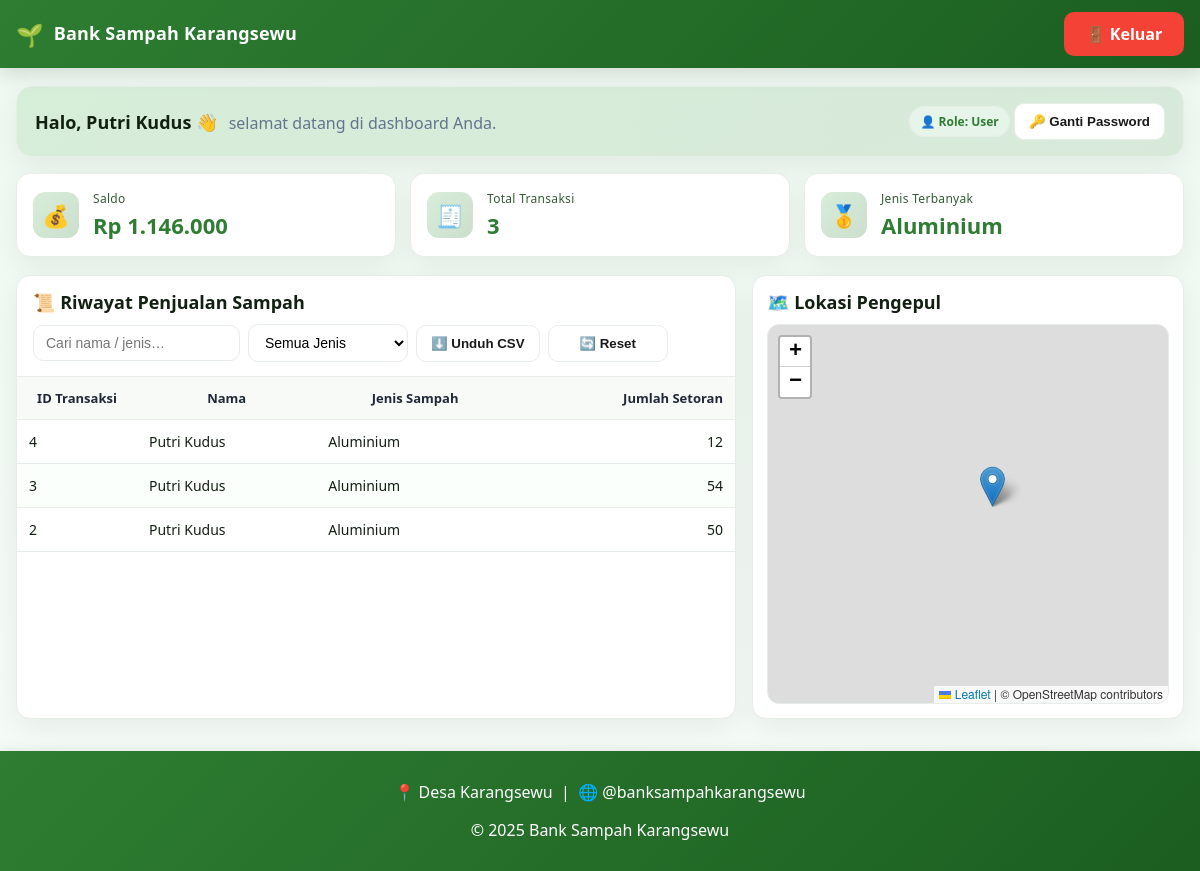
Page /user.php (signed in) on the committed database.
### tables this page shows
CREATE TABLE `saldo` (
  `id_saldo` int(100) NOT NULL,
  `id_user` int(100) NOT NULL,
  `nama` varchar(100) NOT NULL,
  `saldo` int(100) NOT NULL
);

CREATE TABLE `transaction` (
  `id_trans` int(100) NOT NULL,
  `id_user` int(100) NOT NULL,
  `no_hp` varchar(15) NOT NULL,
  `id_jenis` int(10) NOT NULL,
  `tanggal` timestamp(6) NOT NULL DEFAULT current_timestamp(6),
  `jumlah_setoran` int(50) NOT NULL
);

CREATE TABLE `account` (
  `id_user` int(11) NOT NULL,
  `nama` varchar(200) NOT NULL,
  `password` varchar(200) NOT NULL,
  `no_hp` varchar(15) NOT NULL,
  `alamat` varchar(100) NOT NULL,
  `role` enum('admin','user','super_admin') NOT NULL DEFAULT 'user'
);

CREATE TABLE `jenis_sampah` (
  `id_jenis` int(10) NOT NULL,
  `id_kategori` int(10) NOT NULL,
  `jenis` varchar(20) NOT NULL
);

### user.php (the view, shortened to what this page needs)
<?php
require 'koneksi.php';
$id_user = (int)$_SESSION['id_user'];
$saldo = 0;
if ($stmt = $conn->prepare("SELECT saldo FROM saldo WHERE id_user = ? LIMIT 1")) {
  $stmt->bind_param("i",$id_user); $stmt->execute(); $stmt->bind_result($sdb);
  if ($stmt->fetch()) $saldo = (float)$sdb; $stmt->close();
}
$riwayat = [];
$sql = "SELECT t.id_trans AS id_transaksi,
       a.nama AS nama_user,
       j.jenis AS jenis_sampah,
       t.jumlah_setoran
FROM `transaction` t
JOIN account a ON t.id_user = a.id_user
JOIN jenis_sampah j ON t.id_jenis = j.id_jenis
WHERE t.id_user = ?
ORDER BY t.id_trans DESC;
";
if ($stmt = $conn->prepare($sql)) {
  $stmt->bind_param("i",$id_user); $stmt->execute();
  $r = $stmt->get_result(); while($row=$r->fetch_assoc()) $riwayat[]=$row; $stmt->close();
}
?>
<!DOCTYPE html>
<html lang="id">
<head>
  <link rel="stylesheet" href="user.css?v=7"/>
  <link rel="stylesheet" href="https://unpkg.com/leaflet/dist/leaflet.css"/>
</head>
<body>
  <div class="header">
    <div class="header__inner">
      <div class="brand">
        <div class="brand__emoji">🌱</div>
        <div class="brand__title">Bank Sampah Karangsewu</div>
      </div>
      <a class="btn btn--danger" href="logout.php">🚪 Keluar</a>
    </div>
  </div>
  <div class="container">
    <section class="hero">
      <div>
        <span class="hero__text">Halo, <strong><?= htmlspecialchars($_SESSION['nama']) ?></strong> 👋</span>
        <span class="hero__sub">selamat datang di dashboard Anda.</span>
      </div>
      <div class="hero__tools">
        <span class="badge">👤 Role: User</span>
        <button class="btn btn--ghost" id="btnOpenPassword">🔑 Ganti Password</button>
      </div>
    </section>
    <section class="stats" aria-label="Statistik">
      <div class="stat">
        <div class="stat__icon">💰</div>
        <div class="stat__labels">
          <div class="stat__title">Saldo</div>
          <div class="stat__value" id="stat-saldo">Rp <?= number_format($saldo,0,',','.') ?></div>
        </div>
      </div>
      <div class="stat">
        <div class="stat__icon">🧾</div>
        <div class="stat__labels">
          <div class="stat__title">Total Transaksi</div>
          <div class="stat__value" id="stat-transaksi">0</div>
        </div>
      </div>
      <div class="stat">
        <div class="stat__icon">🥇</div>
        <div class="stat__labels">
          <div class="stat__title">Jenis Terbanyak</div>
          <div class="stat__value" id="stat-jenis">—</div>
        </div>
      </div>
    </section>
    <section class="grid">
      <div class="card">
        <div class="card__header">
          <h3 class="card__title">📜 Riwayat Penjualan Sampah</h3>
          <div class="toolbar">
            <input class="input" type="search" id="searchInput" placeholder="Cari nama / jenis…" aria-label="Pencarian"/>
            <select class="select" id="filterJenis" aria-label="Filter jenis">
              <option value="">Semua Jenis</option>
            </select>
            <button class="btn btn--ghost" id="btnDownload">⬇️ Unduh CSV</button>
            <button class="btn btn--ghost" id="btnReset">🔄 Reset</button>
          </div>
        </div>
        <div class="table-wrap">
          <table id="tabelRiwayat" aria-label="Tabel riwayat transaksi">
            <thead>
              <tr>
                <th>ID Transaksi</th>
                <th>Nama</th>
                <th>Jenis Sampah</th>
                <th>Jumlah Setoran</th>
              </tr>
            </thead>
            <tbody>
            <?php if(!$riwayat): ?>
              <tr><td colspan="4" style="text-align:center; padding:22px; color:var(--muted);">Belum ada transaksi.</td></tr>
            <?php else: foreach($riwayat as $r): ?>
              <tr>
                <td><?= htmlspecialchars($r['id_transaksi']) ?></td>
                <td><?= htmlspecialchars($r['nama_user']) ?></td>
                <td><?= htmlspecialchars($r['jenis_sampah']) ?></td>
                <td><?= number_format((int)$r['jumlah_setoran'],0,',','.') ?></td>
              </tr>
            <?php endforeach; endif; ?>
            </tbody>
          </table>
        </div>
      </div>
      <div class="card" style="padding:14px;">
        <div class="card__header" style="border-bottom:none; padding:0 0 10px 0;">
          <h3 class="card__title" style="margin:0;">🗺️ Lokasi Pengepul</h3>
        </div>
        <div id="map"></div>
      </div>
    </section>
  </div>
  <footer class="footer">
    <p>📍 Desa Karangsewu &nbsp;|&nbsp; 🌐 @banksampahkarangsewu</p>
    <p>© 2025 Bank Sampah Karangsewu</p>
  </footer>
</body>
</html>

### user.css (style rules this page uses)
:root { --brand1:#2e7d32; --brand2:#1b5e20; --accent:#66bb6a; --bg1:#eef8f0; --bg2:#f6fbf7; --card:#ffffff; --text:#122012; --muted:#64748b; --line:#e6eee7; --shadow:0 10px 28px rgba(0,0,0,.06); }
* { box-sizing:border-box; }
html,body { margin:0; padding:0; }
body { font-family:"Segoe UI", Arial, sans-serif; color:var(--text); background: radial-gradient(900px 420px at -10% -10%, rgba(102,187,106,.14), transparent 38%), radial-gradient(900px 520px at 110% 120%, rgba(46,125,50,.10), transparent 38%), linear-gradient(180deg, var(--bg1), var(--bg2)); min-height:100vh; }
.header { position:sticky; top:0; z-index:50; background:linear-gradient(135deg, var(--brand1), var(--brand2)); color:#fff; box-shadow:0 6px 18px rgba(0,0,0,.12); }
.header__inner { max-width:1200px; margin:0 auto; padding:12px 16px; display:flex; align-items:center; justify-content:space-between; gap:12px; }
.brand { display:flex; align-items:center; gap:10px; font-weight:800; letter-spacing:.2px; }
.brand__emoji { font-size:22px; }
.brand__title { font-size:18px; line-height:1.1; }
.btn { display:inline-flex; align-items:center; justify-content:center; padding:10px 14px; border-radius:10px; font-weight:700; text-decoration:none; cursor:pointer; border:1px solid transparent; min-width:120px; gap:8px; transition:transform .15s, filter .15s, background .15s, border-color .15s; }
.btn--danger { background:#f44336; color:#fff; }
.container { max-width:1200px; margin:18px auto 32px; padding:0 16px; }
.hero { background:linear-gradient(135deg, rgba(102,187,106,.18), rgba(46,125,50,.12)); border:1px solid var(--line); border-radius:16px; box-shadow:var(--shadow); padding:16px 18px; margin-bottom:16px; display:flex; align-items:center; justify-content:space-between; gap:16px; flex-wrap:wrap; }
.hero__text { font-size:18px; font-weight:700; }
.hero__sub { font-weight:500; color:var(--muted); margin-left:6px; }
.badge { background:#e6f4ea; color:var(--brand1); border:1px solid var(--line); border-radius:999px; padding:6px 10px; font-size:12px; font-weight:700; }
.stats { display:grid; grid-template-columns:repeat(3,1fr); gap:14px; margin-bottom:18px; }
.stat { background:var(--card); border:1px solid var(--line); border-radius:14px; padding:16px; box-shadow:var(--shadow); display:flex; gap:14px; align-items:center; }
.stat__icon { width:46px; height:46px; border-radius:12px; display:grid; place-items:center; background:linear-gradient(135deg, rgba(102,187,106,.25), rgba(46,125,50,.25)); color:#1b5e20; font-size:22px; }
.stat__labels { display:flex; flex-direction:column; gap:3px; }
.stat__title { font-size:12px; color:#355a36; letter-spacing:.3px; }
.stat__value { font-size:22px; font-weight:800; color:var(--brand1); }
.grid { display:grid; grid-template-columns:1.25fr .75fr; gap:16px; }
.card { background:var(--card); border:1px solid var(--line); border-radius:14px; box-shadow:var(--shadow); }
.card__header { padding:14px 16px; border-bottom:1px solid var(--line); display:flex; align-items:center; gap:10px; justify-content:space-between; flex-wrap:wrap; }
.card__title { margin:0; font-size:18px; }
.toolbar { display:flex; align-items:center; gap:8px; flex-wrap:wrap; }
.input,.select { padding:9px 12px; border-radius:10px; border:1px solid var(--line); background:#fff; min-width:160px; font-size:14px; }
.btn--ghost { background:#fff; border:1px solid var(--line); color:#1a1a1a; }
.table-wrap { overflow:auto; }
table { width:100%; border-collapse:separate; border-spacing:0; }
thead th { background:#f7faf7; color:#1f2937; font-weight:800; font-size:13px; padding:12px; text-align:center; position:sticky; top:0; z-index:1; border-bottom:1px solid var(--line); }
tbody td { padding:12px; border-bottom:1px solid var(--line); font-size:14px; }
tbody tr:nth-child(even) { background:#fbfffb; }
table th:nth-child(1), table td:nth-child(1) { width:120px; }
table th:nth-child(4), table td:nth-child(4) { text-align:right; }
#map { width:100%; height:380px; border-radius:12px; overflow:hidden; border:1px solid var(--line); }
.footer { text-align:center; padding:14px; color:#fff; background:linear-gradient(135deg, var(--brand1), var(--brand2)); box-shadow:0 -2px 10px rgba(0,0,0,.08); margin-top:26px; }

### rows in the picture
saldo: saldo "1.146.000"
transaction: id_trans "4", id_user.nama "Putri Kudus", id_jenis.jenis "Aluminium", jumlah_setoran "12"
transaction: id_trans "3", id_user.nama "Putri Kudus", id_jenis.jenis "Aluminium", jumlah_setoran "54"
transaction: id_trans "2", id_user.nama "Putri Kudus", id_jenis.jenis "Aluminium", jumlah_setoran "50"

### other values in the picture
$_SESSION['nama'] "Putri Kudus"
